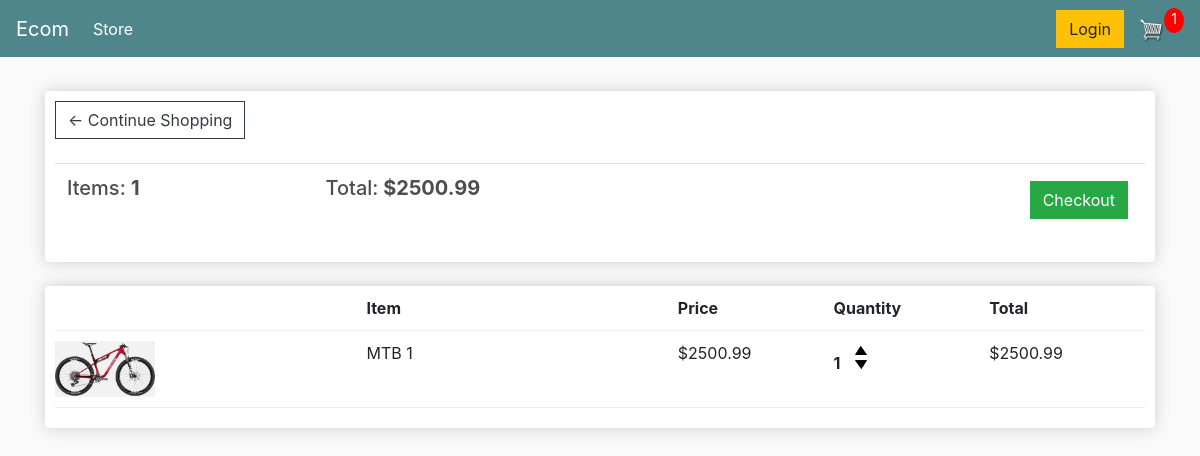
The app's page /cart/ (signed in) with its own data.
### store/models.py (models this page shows, shortened)
class Order(models.Model):
	customer = models.ForeignKey(Customer, on_delete=models.SET_NULL, null=True, blank=True)
	date_ordered = models.DateTimeField(auto_now_add=True)
	complete = models.BooleanField(default=False)
	transaction_id = models.CharField(max_length=100, null=True)
	@property
	def get_cart_total(self):
		orderitems = self.orderitem_set.all()
		total = sum([item.get_total for item in orderitems])
		return total
	@property
	def get_cart_items(self):
		orderitems = self.orderitem_set.all()
		total = sum([item.quantity for item in orderitems])
		return total

class OrderItem(models.Model):
	product = models.ForeignKey(Product, on_delete=models.SET_NULL, null=True)
	order = models.ForeignKey(Order, on_delete=models.SET_NULL, null=True)
	quantity = models.IntegerField(default=0, null=True, blank=True)
	date_added = models.DateTimeField(auto_now_add=True)
	@property
	def get_total(self):
		total = self.product.price * self.quantity
		return total

class Product(models.Model):
	name = models.CharField(max_length=200)
	price = models.FloatField()
	digital = models.BooleanField(default=False,null=True, blank=True)
	image = models.ImageField(null=True, blank=True)
	@property
	def imageURL(self):
		try:
			url = self.image.url
		except:
			url = ''
		return url

### store/views.py (the view)
# urls.py: path('cart/', views.cart, name="cart"),
def cart(request):
	data = cartData(request)
	cartItems = data['cartItems']
	order = data['order']
	items = data['items']
	context = {'items':items, 'order':order, 'cartItems':cartItems}
	return render(request, 'store/cart.html', context)

### store/utils.py (called while the page is built)
def cartData(request):
	if request.user.is_authenticated:
		customer = request.user.customer
		order, created = Order.objects.get_or_create(customer=customer, complete=False)
		items = order.orderitem_set.all()
		cartItems = order.get_cart_items
	else:
		cookieData = cookieCart(request)
		cartItems = cookieData['cartItems']
		order = cookieData['order']
		items = cookieData['items']
	return {'cartItems':cartItems ,'order':order, 'items':items}

### store/templates/store/cart.html
{% extends 'store/main.html' %}
{% load static %}
{% block content %}
	<div class="row">
		<div class="col-lg-12">
			<div class="box-element">
				<a  class="btn btn-outline-dark" href="{% url 'store' %}">&#x2190; Continue Shopping</a>
				<br>
				<br>
				<table class="table">
					<tr>
						<th><h5>Items: <strong>{{order.get_cart_items}}</strong></h5></th>
						<th><h5>Total:<strong> ${{order.get_cart_total|floatformat:2}}</strong></h5></th>
						<th>
							<a  style="float:right; margin:5px;" class="btn btn-success" href="{% url 'checkout' %}">Checkout</a>
						</th>
					</tr>
				</table>
			</div>
			<br>
			<div class="box-element">
				<div class="cart-row">
					<div style="flex:2"></div>
					<div style="flex:2"><strong>Item</strong></div>
					<div style="flex:1"><strong>Price</strong></div>
					<div style="flex:1"><strong>Quantity</strong></div>
					<div style="flex:1"><strong>Total</strong></div>
				</div>
				{% for item in items %}
				<div class="cart-row">
					<div style="flex:2"><img class="row-image" src="{{item.product.imageURL}}"></div>
					<div style="flex:2"><p>{{item.product.name}}</p></div>
					<div style="flex:1"><p>${{item.product.price|floatformat:2}}</p></div>
					<div style="flex:1">
						<p class="quantity">{{item.quantity}}</p>
						<div class="quantity">
							<img data-product="{{item.product.id}}" data-action="add" class="chg-quantity update-cart" src="{% static  'images/arrow-up.png' %}">
							<img data-product="{{item.product.id}}" data-action="remove" class="chg-quantity update-cart" src="{% static  'images/arrow-down.png' %}">
						</div>
					</div>
					<div style="flex:1"><p>${{item.get_total|floatformat:2}}</p></div>
				</div>
				{% endfor %}
			</div>
		</div>
	</div>
{% endblock content %}

### static/css/main.css (style rules this page uses)
body { background-color: hsl(0, 0%, 98%); }
h1,h2,h3,h4,h5,h6 { color:hsl(0, 0%, 30%); }
.box-element { box-shadow:hsl(0, 0%, 80%) 0 0 16px; background-color: #fff; border-radius: 4px; padding: 10px; }
.col-lg-4, .col-lg-6, .col-lg-8, .col-lg-12 { margin-top: 10px; }
.btn { border-radius: 0; }
.row-image { width: 100px; }
.cart-row { display: flex; align-items: flex-stretch; padding-bottom: 10px; margin-bottom: 10px; border-bottom: 1px solid #ececec; }
.quantity { display: inline-block; font-weight: 700; padding-right:10px; }
.chg-quantity { width: 12px; cursor: pointer; display: block; margin-top: 5px; transition:.1s; }

### records on screen
Order: get_cart_items "1", get_cart_total "2500.99"
OrderItem: product.imageURL (picture), product.name "MTB 1", product.price "2500.99", quantity "1", get_total "2500.99"

### other values on screen
{{ cartItems }} "1"
